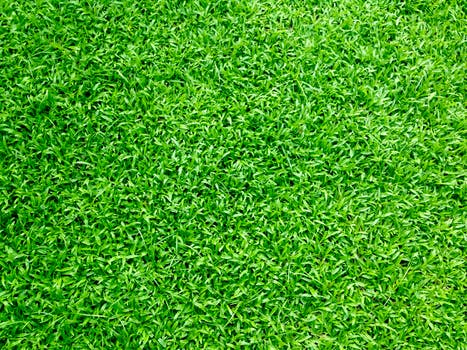
#> input picture test 1/test.jpeg, 467 x 350 px, found by its file name
$ python Vari.py
#> lines starting #> are read from the running program, lines starting #| are printed output that depends on the picture
import cv2
import numpy as np
img = cv2.imread("test.jpeg")
#> img is the input picture: shape (350, 467, 3); mean B, G, R 35.7, 160.3, 70.5
b,g,r = cv2.split(img)
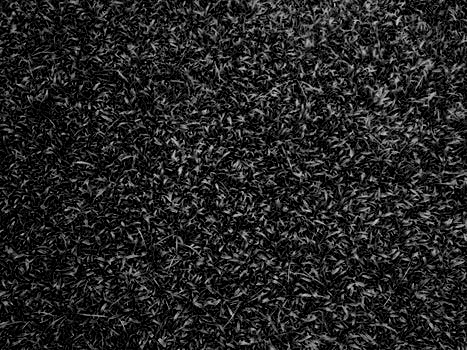
#> b: shape (350, 467); min 0, max 223, mean 35.7
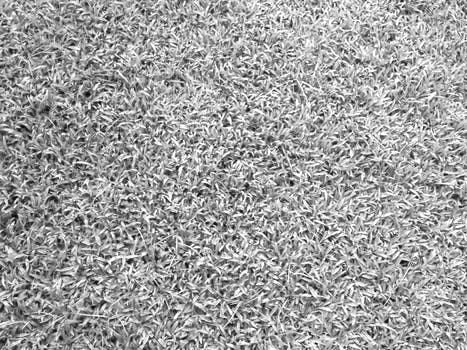
#> g: shape (350, 467); min 8, max 255, mean 160.3
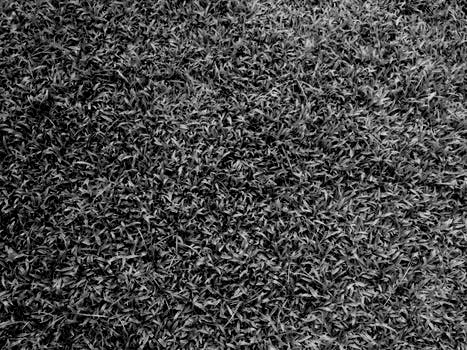
#> r: shape (350, 467); min 0, max 231, mean 70.5
cv2.imwrite('blue_channel.jpg', b)
cv2.imwrite('green_channel.jpg', g)
cv2.imwrite('red_channel.jpg', r)
# VARI formula is green - red / green + red - blue source:http://www.harrisgeospatial.com/docs/BroadbandGreenness.html
# To Do Merge back
# img = cv2.merge((b,g,r))
VARI = g - r / g + r - b
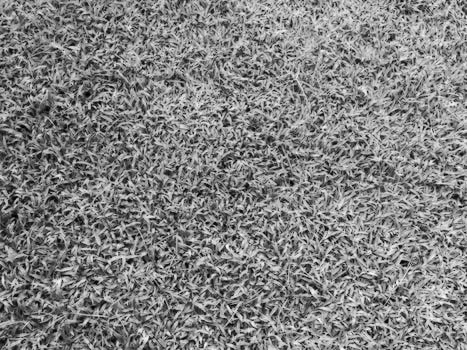
#> VARI: shape (350, 467) float64; min 8, max 372.3, mean 194.7; drawn with min black and max white
cv2.imwrite('vari.jpg', VARI)
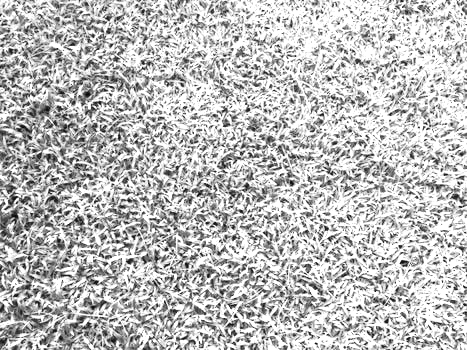
#> saved as vari.jpg: shape (350, 467); min 8, max 255, mean 189.2
